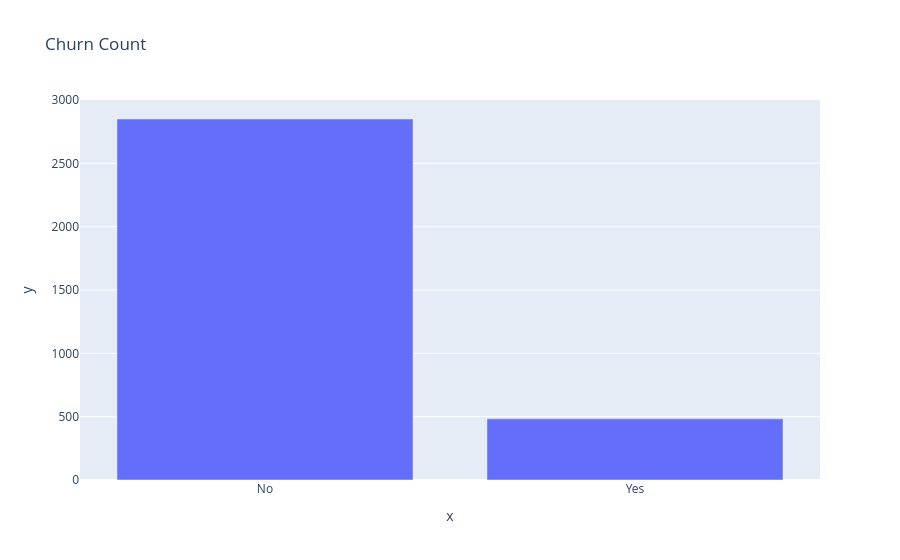

Notebook code for this chart:
### Code cell
bar = px.bar(x=["No", "Yes"], y=df_churn.values, title="Churn Count")
bar.show()

### Figure 1 — Plotly figure (JSON) as saved in the notebook; plotly's stock layout.template omitted (floating-point values rounded to 4 significant figures)
{"data": [{"hovertemplate": "x=%{x}<br>y=%{y}<extra></extra>", "legendgroup": "", "marker": {"color": "#636efa", "pattern": {"shape": ""}}, "name": "", "orientation": "v", "showlegend": false, "textposition": "auto", "type": "bar", "x": ["No", "Yes"], "xaxis": "x", "y": [2850, 483], "yaxis": "y"}], "layout": {"barmode": "relative", "legend": {"tracegroupgap": 0}, "title": {"text": "Churn Count"}, "xaxis": {"anchor": "y", "domain": [0, 1], "title": {"text": "x"}}, "yaxis": {"anchor": "x", "domain": [0, 1], "title": {"text": "y"}}}}
